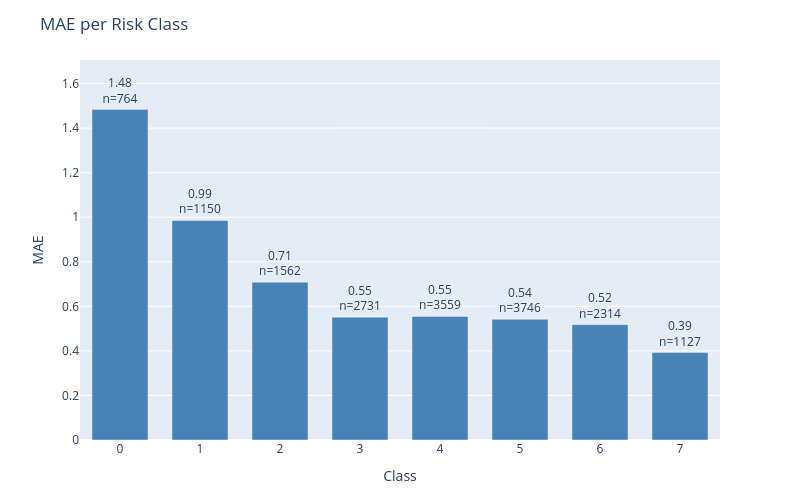

Write notebook code for a chart like this one.
### Code cell
plot_error_by_group(
    df=results_test,
    y_true_col='actual',
    y_pred_col='prediction',
    group_by='class',
    metric='mae',
    title='MAE per Risk Class'
)

### Figure 1 — Plotly figure (JSON) as saved in the notebook; plotly's stock layout.template omitted (floating-point values rounded to 4 significant figures)
{"data": [{"marker": {"color": "steelblue"}, "text": ["1.48<br>n=764", "0.99<br>n=1150", "0.71<br>n=1562", "0.55<br>n=2731", "0.55<br>n=3559", "0.54<br>n=3746", "0.52<br>n=2314", "0.39<br>n=1127"], "textposition": "outside", "type": "bar", "x": ["0", "1", "2", "3", "4", "5", "6", "7"], "y": [1.483, 0.9852, 0.7081, 0.5511, 0.5544, 0.5414, 0.5177, 0.3922]}], "layout": {"bargap": 0.3, "height": 500, "margin": {"b": 60, "t": 60}, "title": {"text": "MAE per Risk Class"}, "uniformtext": {"minsize": 8, "mode": "hide"}, "width": 800, "xaxis": {"title": {"text": "Class"}}, "yaxis": {"range": [0, 1.705], "title": {"text": "MAE"}}}}
